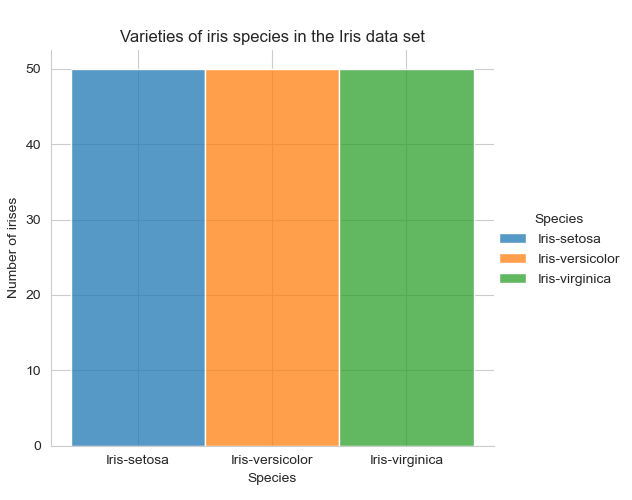

Reproduce this figure in Python.
import matplotlib.pyplot as plt
import pandas as pd
import seaborn as sns

data = pd.read_csv('C:\\Users\\amand\\Desktop\\GMIT\\Programming\\pands-project2021\\iris.csv')
sns.set_style("whitegrid")
sns.FacetGrid(data, hue = 'class', height = 5).map(sns.histplot, 'class', binwidth = 3).add_legend(title = 'Species')
plt.title ('Varieties of iris species in the Iris data set')
plt.xlabel ('Species')
plt.ylabel ('Number of irises')
plt.subplots_adjust (top=.9)
plt.savefig ('C:\\Users\\amand\\Desktop\\GMIT\\Programming\\pands-project2021\\class.png')
plt.show()